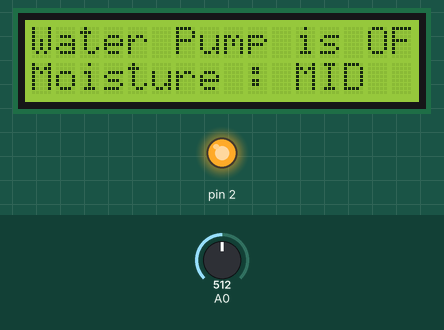
Simulated run of this sketch. Board: Arduino Uno, built with avr-gcc and run on an emulated ATmega328P. Parts: 16×2 character LCD, output pins drawn as LEDs (lit = HIGH). Inputs (shaded band) come from the test bench; at power-on: A0 = 512. What the sketch prints to the serial monitor is not drawn.

Above: at 5.2 s.
5.3 s: A0 set to 943
7.3 s: A0 set to 960
At 9.4 s:
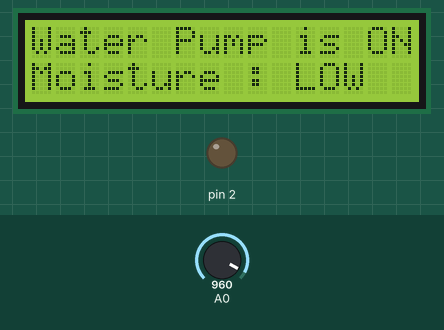
9.7 s: A0 set to 290
At 11.1 s:
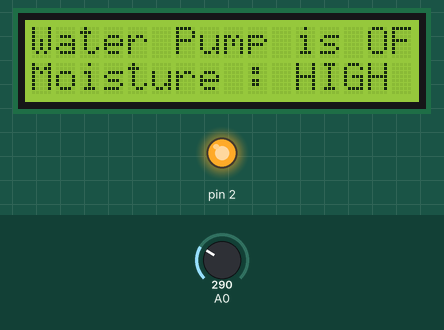
11.8 s: A0 set to 309
At 13.5 s:
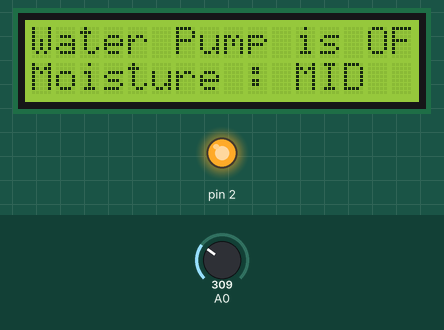
13.8 s: A0 set to 122
At 15.2 s:
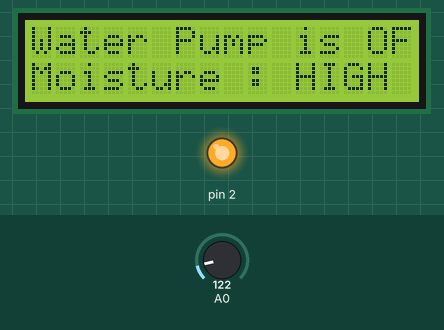
Timing chart, 0 to 16.8 s (numbered marks = the images above; inputs shaded):
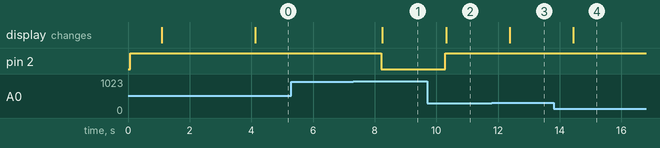

Measured:
- the behaviour switches between 950 and 951 on A0 (found by bisection; images 0 and 1)
- the behaviour switches between 300 and 301 on A0 (found by bisection; images 2 and 3)
- after the input at 5.3 s, every drawn part: stays the same
- after the input at 7.3 s, pin 2: HIGH → LOW after 0.92 s; the display: changes after 0.95 s (image 1)
- after the input at 9.7 s, pin 2: LOW → HIGH after 0.58 s; the display: changes after 0.61 s (image 2)
- after the input at 11.8 s, the display: changes after 0.58 s (image 3)
- after the input at 13.8 s, the display: changes after 0.64 s (image 4)

The sketch:

Moisture.ino
```cpp
#include <SoftwareSerial.h>
SoftwareSerial bt(8, 9); // RX, TX

#include <LiquidCrystal_I2C.h>
LiquidCrystal_I2C lcd(0x27, 16, 2);

void setup() {
  Serial.begin(9600);
  lcd.init();
  lcd.backlight();
  lcd.clear();
  pinMode(2, OUTPUT);
  digitalWrite(2, HIGH);
  delay(1000);
  lcd.setCursor(0, 0);
  lcd.print("IRRIGATION");
  lcd.setCursor(0, 1);
  lcd.print("SYSTEM IS ON ");
    lcd.print("");
    delay(3000);
  lcd.clear();
}

void loop() {
  int value = analogRead(A0);
  Serial.println(value);
  if (value > 950) {
    digitalWrite(2, LOW);
    lcd.setCursor(0, 0);
    lcd.print("Water Pump is ON ");
  } else {
    digitalWrite(2, HIGH);
    lcd.setCursor(0, 0);
    lcd.print("Water Pump is OFF");
  }

  if (value < 300) {
    lcd.setCursor(0, 1);
    lcd.print("Moisture : HIGH");
  } else if (value > 300 && value < 950) {
    lcd.setCursor(0, 1);
    lcd.print("Moisture : MID ");
  } else if (value > 950) {
    lcd.setCursor(0, 1);
    lcd.print("Moisture : LOW ");
  }
  int temp = value;

  bt.print(temp); //send distance to MIT App
  bt.println("-");

  delay(1000);
}
```
